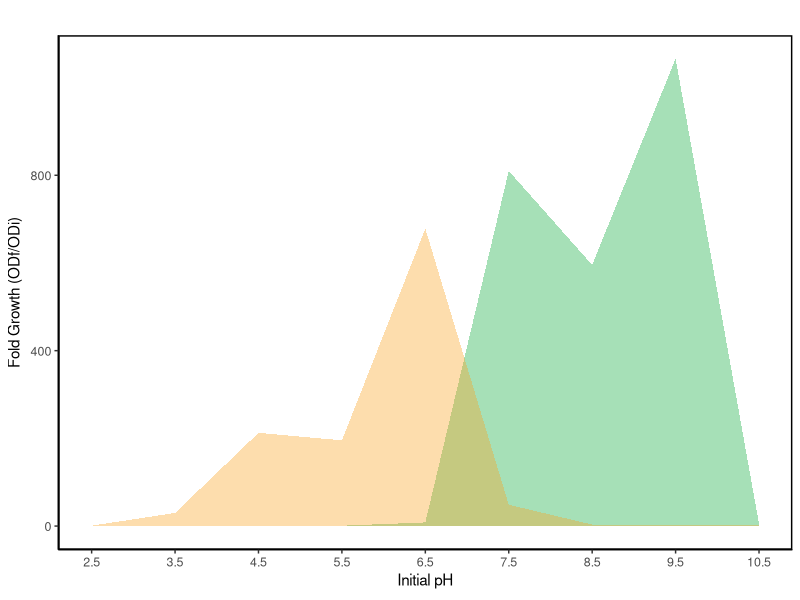
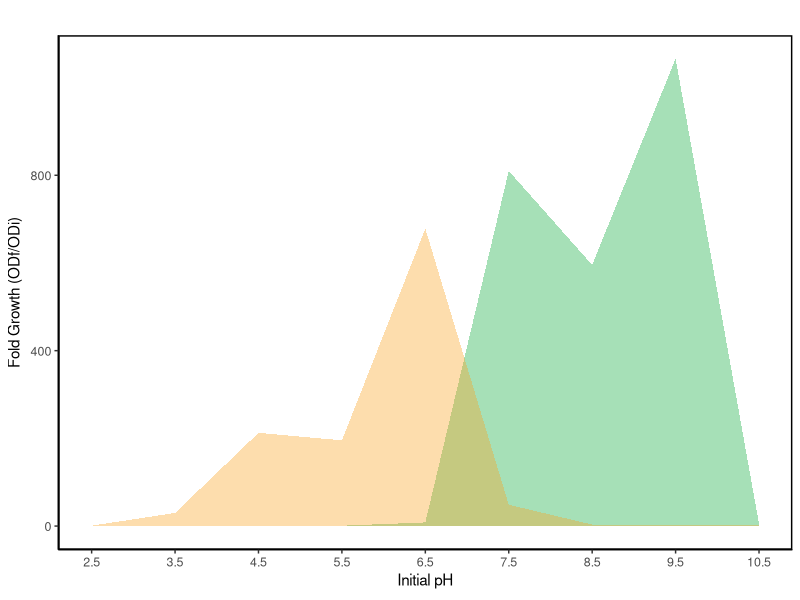

The R source for these figures, in order:
library (ggplot2)
library(viridis)

#read the data
M <- read.table ("Growth-In-Buffered-Media.dat", header=T, sep = "\t", dec = ".")

#compute Fold Growth as ODf / ODi
M [5] = M[3]/0.0009  # 0.0009 is the initial OD computed as 
                     #OD of the prepared monocultures (adjusted to OD=0.063) multiplied by the inoculation factor 3uL in 210uL
                     # since the inial OD was lower than the detection limit
colnames(M)[5] <- c('Fold_Growth')

#plot the fold growth
ploti <- ggplot(data = M)
background <- theme_bw() + theme ( panel.grid.minor=element_blank(), panel.grid.major=element_blank(), axis.line= element_line(colour="black"), panel.border = element_rect (colour="black", size=1.0), axis.text=element_text(size=9), axis.title=element_text(size=11), title=element_text(size=12)) 
titulos<- labs(title="", x=expression(paste("Initial pH")), y=expression(paste("Fold Growth (ODf/ODi)")))
escalaX <- scale_x_continuous(breaks=seq(2.5, 10.5, 1)) 
escalaY <- scale_y_continuous(breaks=seq(0, 1400, 400))
CaShade <- geom_ribbon(data=subset(M, Species == "Ca"), aes(x = pH, ymax = Fold_Growth, ymin = 0.0), alpha = .4, fill = "#22B14B")
LpShade <- geom_ribbon(data=subset(M, Species == "Lp"), aes(x = pH, ymax = Fold_Growth, ymin = 0.0), alpha = .37, fill = "#FAA421")
plotii = ploti + background  + titulos + CaShade + LpShade + escalaX + escalaY 
plotii

pdf(paste(  "F_S8", ".pdf"), width=2.7, height=2.5)
print(plotii)
dev.off()